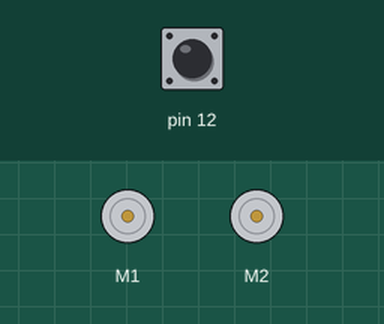
Recording of a sketch running on a simulated Arduino Uno, built with avr-gcc and run on an emulated ATmega328P. On the bench: 2 × DC motor (green arrow = forward, orange = backward, longer = faster). The inputs (shaded band) are chosen by the test bench; at power-on: pin 12 HIGH.

Above: at 0.8 s.
0.9 s: pin 12 pulled LOW for 0.15 s
At 1.8 s:
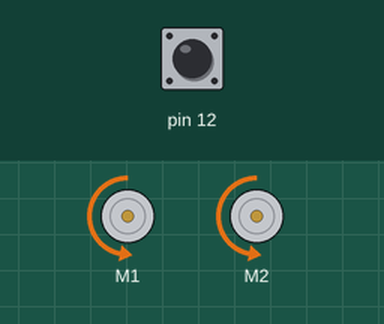
At 2.9 s:
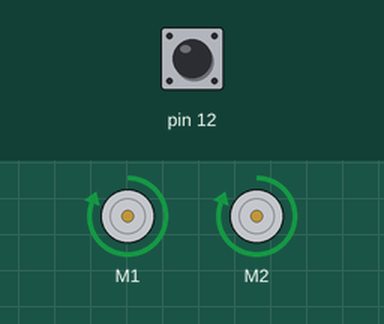
Timing chart, 0 to 4.4 s (numbered marks = the images above; inputs shaded):
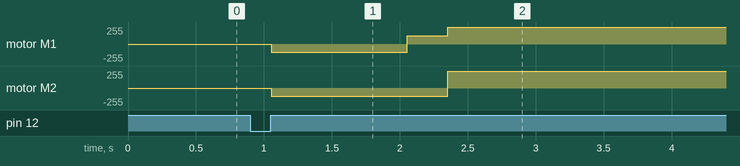

The sketch:

Zumo_startAttackright.ino
```cpp
//rygger og svinger og roterer mot venstre.


#include <ZumoMotors.h>
#include <Pushbutton.h>


ZumoMotors motors;
Pushbutton button(ZUMO_BUTTON);

const int MAX_SPEED = 400;

void setup() {
  button.waitForButton();
  // put your setup code here, to run once:
  if(100 > 0){
    motors.setSpeeds(-200, -200);
    delay(1000);
    motors.setSpeeds(200, -200);
    delay(300);
    motors.setSpeeds(400, 400);
  }

}

void loop() {
  // put your main code here, to run repeatedly:

}
```

Measured:
- after the input at 0.9 s, motor M1: stopped → backward 127/255 after 0.15 s, → forward 127/255 1.0 s later, → forward 255/255 0.30 s later; motor M2: stopped → backward 127/255 after 0.15 s, → forward 255/255 1.3 s later
